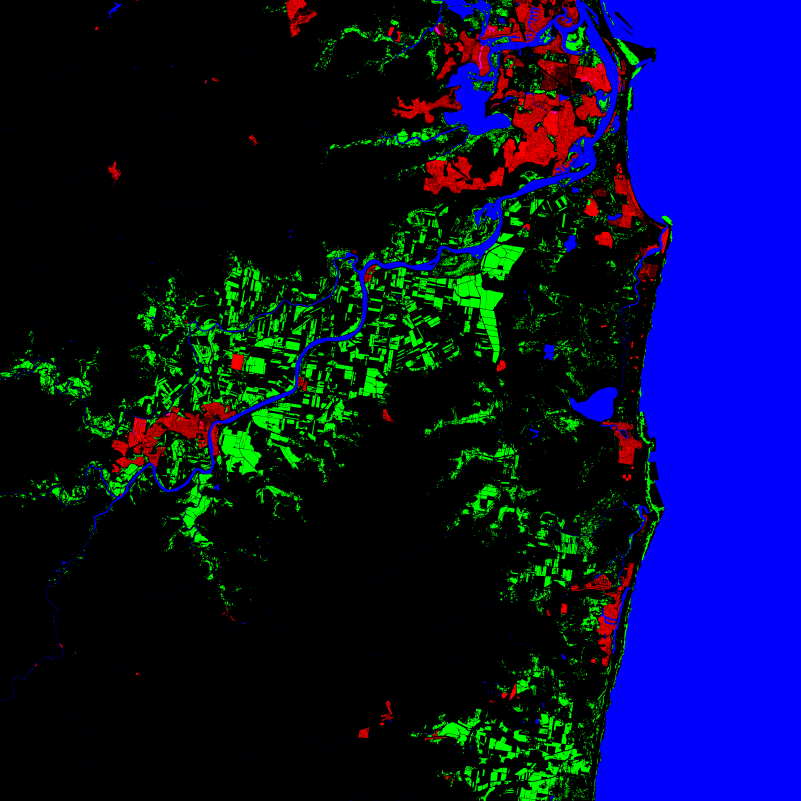
#> input picture assets/vegmask2.png, 3201 x 3201 px (shown at 1/4 size)
$ python river_fix.py ../assets/vegmask2.png ../assets/vegmask2.png
#> lines starting #> are read from the running program, lines starting #| are printed output that depends on the picture; after the words box and inside, x2 and y2 are one past the last pixel; in counts of white or black regions, pixels touching at a corner belong together
"""0.2.74: muddy river beds and banks, from a dump of the Terrain3D regions (tools/dump_terrain.gd) and the water in
the vegetation mask (assets/vegmask2.png, blue; 10 m a pixel). Off the open coast (tools/coast_fix.py does the sea):
  under the water   wet mud (10): the bed you see through the still water
  0-5 m from it     bare river mud (7)
  5-15 m            river mud coming through rough grass (7 under 8)
Only natural ground changes (pasture, forest floor, cane, farm soil, rough grass): never roads, concrete, sand, rock.
Writes assets/world/river_fix.bin: "RFX1", then per region [rx, rz, n] and n x (index int32, control uint32).
usage: python3 tools/river_fix.py /tmp/td assets/world/river_fix.bin"""
import sys, struct, glob, os
import numpy as np
from scipy import ndimage
from PIL import Image
src, out = sys.argv[1], sys.argv[2]
R = 1024; P = 8
regs = {}
for f in glob.glob(os.path.join(src, "*_c.bin")):
    rx, rz = map(int, os.path.basename(f).split("_")[:2])
    regs[(rx, rz)] = f
m2 = np.asarray(Image.open(os.path.join(os.path.dirname(__file__), "..", "assets", "vegmask2.png")))[..., 2]
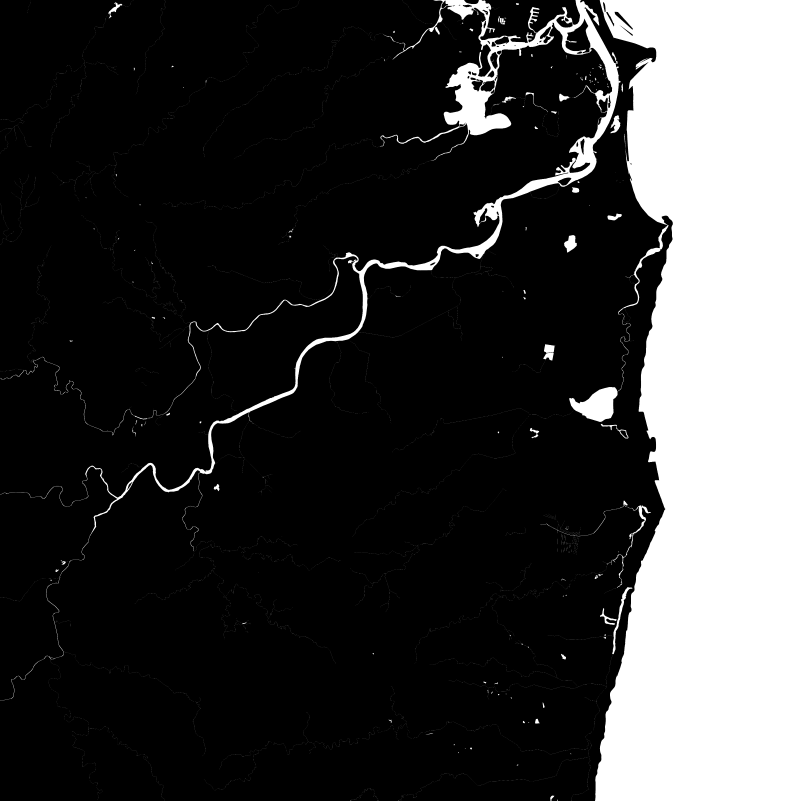
#> m2: shape (3201, 3201) (shown at 1/4 size); min 0, max 255, mean 57.9
VX0, VZ0, VMPX = -8960.0, -16960.0, 10.0
# the open sea (water 300 m from any land) and 400 m into the water round it (beaches, the river mouths' sand) are
# coast_fix's, not this
_w = m2 > 115
#> _w: shape (3201, 3201) bool; 22.7% white; 2494 white regions (2403 under 20 px), largest, box (x1, y1, x2, y2) and area: (2380, 0, 3201, 3201) 2104870, (0, 0, 2482, 2804) 174354, (2276, 1370, 2514, 1688) 15990
_open = ndimage.distance_transform_edt(_w) > 30
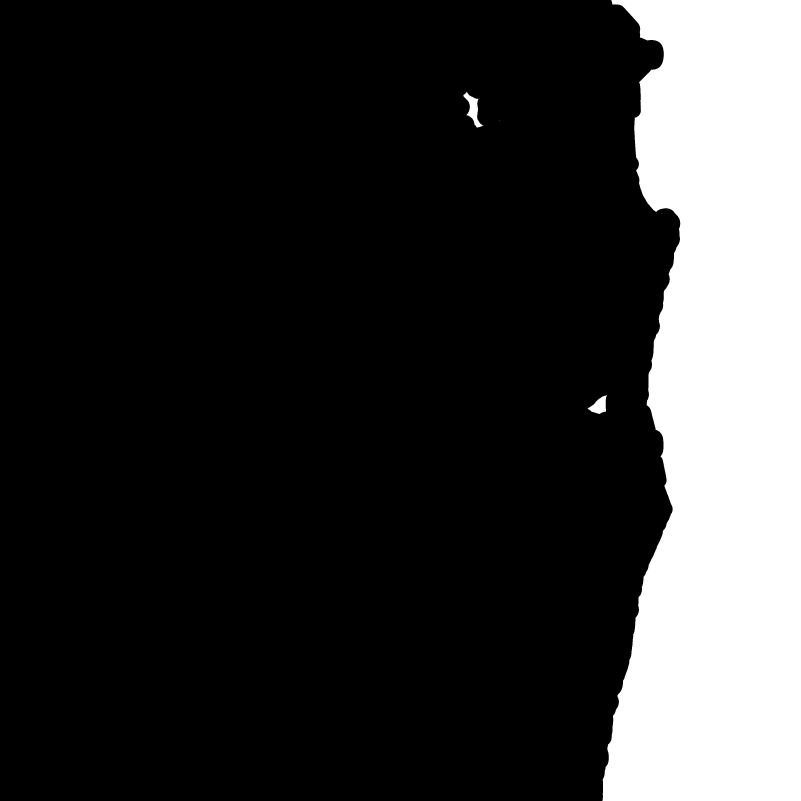
#> _open: shape (3201, 3201) bool (shown at 1/4 size); 19.4% white; 4 white regions (1 under 20 px), largest, box (x1, y1, x2, y2) and area: (2410, 0, 3201, 3201) 1983027, (1853, 368, 1933, 510) 4156, (2350, 1581, 2428, 1656) 3132
SEA = _w & (ndimage.distance_transform_edt(~_open) < 40)
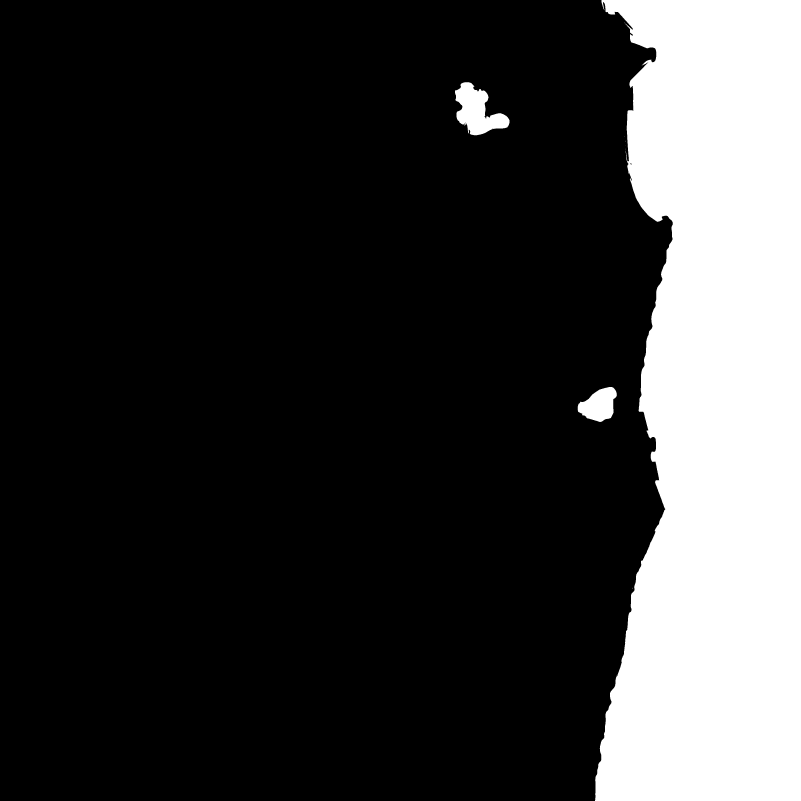
#> SEA: shape (3201, 3201) bool (shown at 1/4 size); 20.8% white; 8 white regions (5 under 20 px), largest, box (x1, y1, x2, y2) and area: (2380, 0, 3201, 3201) 2096078, (1820, 329, 2038, 541) 24876, (2311, 1548, 2467, 1688) 14278
del _w, _open
keep = np.uint32(~((0x1F << 27) | (0x1F << 22) | (0xFF << 14)) & 0xFFFFFFFF)
def water(rx, rz):
    """the river mask for a region padded by P vertices each side"""
    xs = ((rx * R - P) + np.arange(R + 2 * P)) * 5.0
    zs = ((rz * R - P) + np.arange(R + 2 * P)) * 5.0
    px = ((xs - VX0) / VMPX).astype(np.int64); pz = ((zs - VZ0) / VMPX).astype(np.int64)
    okx = (px >= 0) & (px < m2.shape[1]); okz = (pz >= 0) & (pz < m2.shape[0])
    w = np.zeros((R + 2 * P, R + 2 * P), bool)
    sub = np.ix_(pz[okz], px[okx])
    w[np.ix_(okz, okx)] = (m2[sub] > 115) & ~SEA[sub]
    return w, xs
total = 0
with open(out, "wb") as f:
    f.write(b"RFX1")
    for (rx, rz) in sorted(regs):
        C = np.fromfile(regs[(rx, rz)], np.uint32).reshape(R, R)
        base = (C >> 27) & 0x1F
        w, xs = water(rx, rz)
        if not w.any(): continue
        d = ndimage.distance_transform_edt(~w)[P:-P, P:-P] * 5.0
        riv = w[P:-P, P:-P]
        natural = np.isin(base, [0, 1, 2, 3, 8])
        bed = riv & natural
        bank = natural & ~riv & (d <= 5.0)
        edge = natural & ~riv & (d > 5.0) & (d <= 15.0)
        newC = C.copy()
        newC = np.where(bed, (C & keep) | np.uint32(10 << 27) | np.uint32(10 << 22), newC)
        newC = np.where(bank, (C & keep) | np.uint32(7 << 27) | np.uint32(7 << 22), newC)
        bl = (np.clip((d - 5.0) / 10.0, 0.0, 1.0) * 0.6 + 0.3) * 255
        newC = np.where(edge, (C & keep) | np.uint32(7 << 27) | np.uint32(8 << 22) | (bl.astype(np.uint32) << np.uint32(14)), newC)
        ch = newC != C
        idx = np.flatnonzero(ch).astype(np.int32)
        if idx.size == 0: continue
        f.write(struct.pack("<iii", rx, rz, idx.size))
        f.write(idx.tobytes()); f.write(newC.ravel()[idx].astype(np.uint32).tobytes())
        total += idx.size
        print("region", rx, rz, "bed", bed.sum(), "bank", bank.sum(), "edge", edge.sum())
print("wrote", out, os.path.getsize(out), "points", total)
